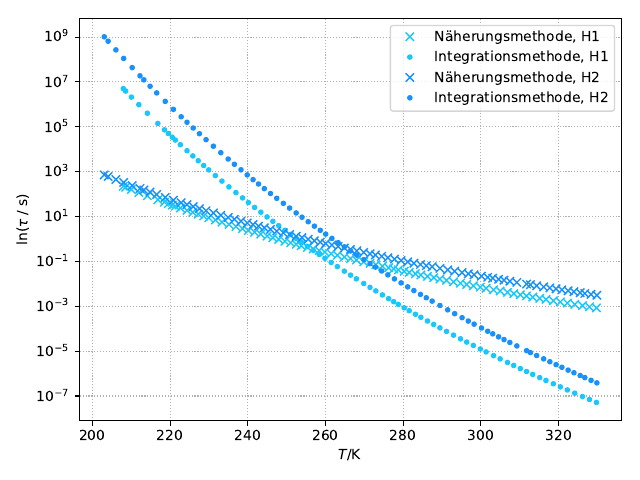

The script that saved this image:
import numpy as np
import matplotlib.pyplot as plt
from scipy import optimize
from scipy.optimize import curve_fit
from uncertainties import ufloat
import uncertainties.unumpy as unp
from scipy import stats , integrate
from scipy.integrate import quad, trapz, simps

T1, I1 = np.genfromtxt('mess1.txt', unpack=True)
T1 = T1 + 273.15
I1 = np.abs(I1)

T2, I2 = np.genfromtxt('mess2.txt', unpack=True)
T2 = T2 + 273.15
I2 = np.abs(I2)

def f(x, t0, W):
    kB = 8.617333262e-5
    return t0 * np.exp(W/(kB*x)) 

#approx

W1a = 0.54
W2a = 0.57

t01a = 1.0e-11 
t02a = 0.6e-11

#int

W1i = 1.563
W2i = 1.617
t01i = 6.64e-32
t02i = 7.55e-32

#Werte

t1a = f(T1, t01a, W1a)
t2a = f(T2, t02a, W2a)
t1a = np.abs(t1a)
t2a = np.abs(t2a)
t1i = f(T1, t01i, W1i)
t2i = f(T2, t02i, W2i)

print(t1a)

plt.plot(T1, t1a, 'x', color='#18c8fc', label='Näherungsmethode, H1')
plt.plot(T1, t1i, '.', color='#18c8fc', label='Integrationsmethode, H1')
plt.plot(T2, t2a, 'x', color='#1891fc', label='Näherungsmethode, H2')
plt.plot(T2, t2i, '.', color='#1891fc', label='Integrationsmethode, H2')

plt.grid(linestyle='dotted', which="both")
plt.yscale('log')
plt.xlabel(r'$T$/K')
plt.ylabel(r'ln($\tau \: /$ s)')
plt.legend(loc='best')
#plt.ylim(0, 1.5)
#plt.ylim(0,50)

plt.tight_layout()
plt.savefig('plot5.pdf')